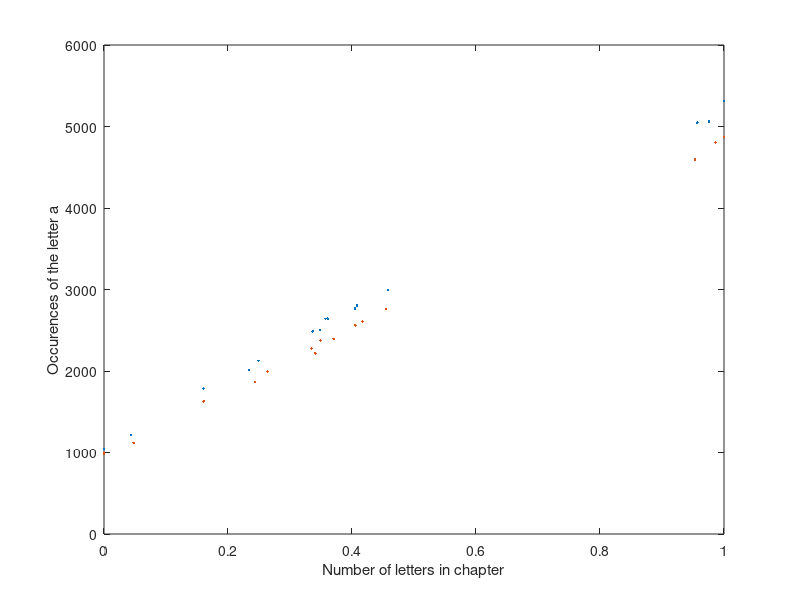

Here is the MATLAB script that generated this plot: (Note: this script raises an error after producing the figure.)
%Linear regression

%Data sets from Salammbo FR and EN, # of ocurrences of 'a'
salFr = load('salammbo_a_fr.txt');
salEn = load('salammbo_a_en.txt');

salFrx = salFr(:,1); %# of letters in chapter
salFry = salFr(:,2); %# of 'a' 
salEnx = salEn(:,1); 
salEny = salEn(:,2); 


%Scaling to 0-1
maxFr = max(salFrx);
minFr = min(salFrx);
maxEn = max(salEnx);
minEn = min(salEnx);

salFrxScaled = (salFrx - minFr) / (maxFr - minFr);
salEnxScaled = (salEnx - minEn) / (maxEn - minEn);

%Plot (data)
figure;
plot(salFrxScaled, salFry,'.');
xlabel('Number of letters in chapter');
ylabel('Occurences of the letter a');
hold on;
plot(salEnxScaled, salEny,'.');

%Gradient descent algorithm (batch or/and stochastic updates)
%Parameters
learningRate = 0.001;  %To be changed/updated if no divergence / try different values of alpha
maxiter = 10000;
w0 = [0; 0];
tol = 0.001;

%Batch
[wFrBatch,iterFrBatch] = batchGradient(salFrxScaled, salFry, w0, learningRate, tol, maxiter);
[wEnBatch,iterEnBatch] = batchGradient(salEnxScaled, salEny, w0, learningRate, tol, maxiter);
%Stochastic
[wFrSto,iterFrSto] = stochasticGradient(salFrxScaled, salFry, w0, learningRate, tol, maxiter);
[wEnSto,iterEnSto] = stochasticGradient(salEnxScaled, salEny, w0, learningRate, tol, maxiter);


%Plot(linear regression y = w0 + w1*x)
%Batch
xFr1 = min(salFrxScaled):max(salFrxScaled);
plot(xFr1, wFrBatch(1) + wFrBatch(2)*xFr1);
xEn1 = min(salEnxScaled):max(salEnxScaled);
plot(xEn1, wEnBatch(1) + wEnBatch(2)*xEn1);
%Stochastic
xFr2 = min(salFrxScaled):max(salFrxScaled);
plot(xFr2, wFrSto(1) + wFrSto(2)*xFr2);
xEn2 = min(salEnxScaled):max(salEnxScaled);
plot(xEn2, wEnSto(1) + wEnSto(2)*xEn2);
legend('French text','English text','Fr: batch', 'En: batch','Fr : stochastic', 'En: stochastic');